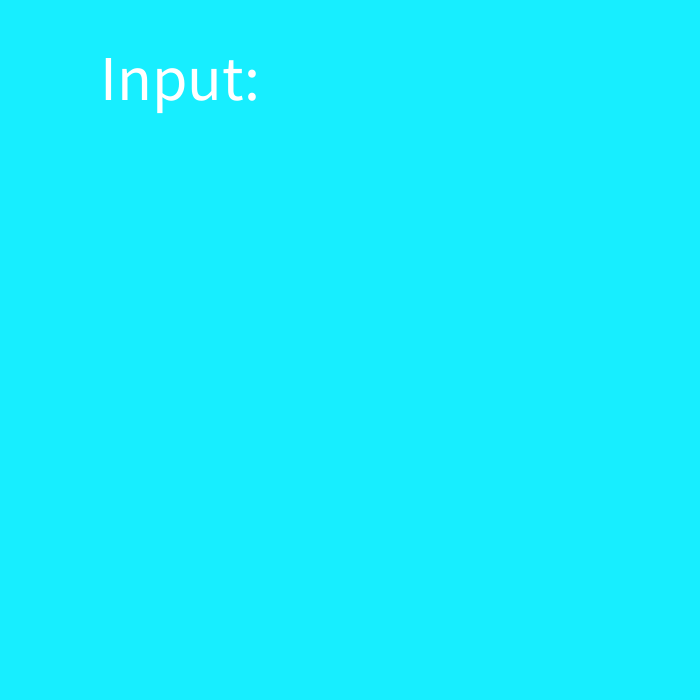
Frame 1 (no input)
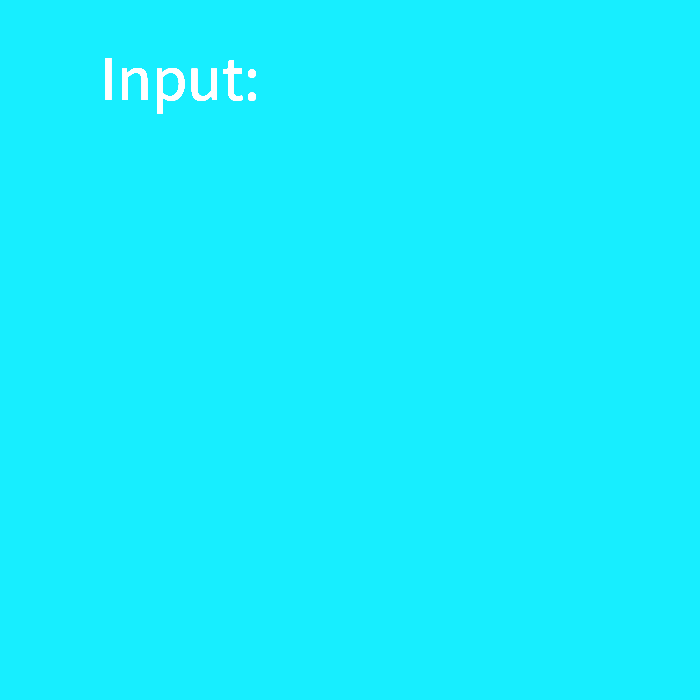
Frame 60 (the mouse pressed at the canvas centre just before this capture)
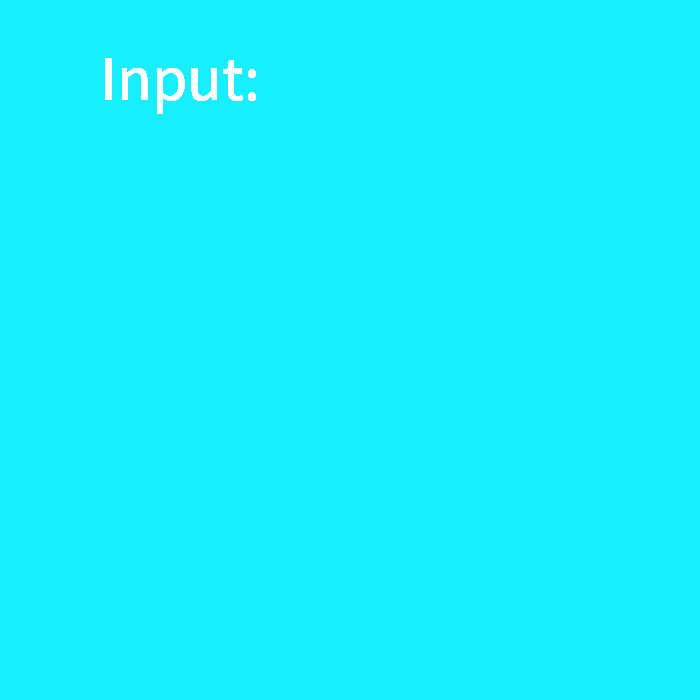
Frame 120 (the mouse held since frame 60 and released just before this capture)

The Processing sketch that drew these frames (run headless with seeded random() and noise(); from frame 60 on, the mouse is pressed at the canvas centre):

// Processing sketch: week06_4_BACKSPACE_string
// ── week06_4_BACKSPACE_string.pde
void setup(){
  size(700,700);
  textSize(64);
  background(#17EEFF);
}
String line = "Input:";
void draw(){
  text(line,100,100);
}
void keyPressed(){
  if(key>='A' && key<='Z')line+= key;
  if(key>='a' && key<='z')line+= key;
}
